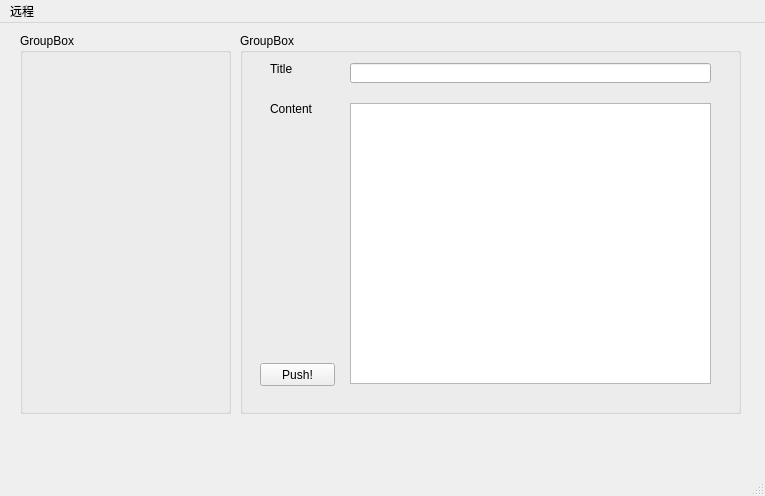
<?xml version="1.0" encoding="UTF-8"?>
<ui version="4.0">
 <class>MainWindow</class>
 <widget class="QMainWindow" name="MainWindow">
  <property name="geometry">
   <rect>
    <x>0</x>
    <y>0</y>
    <width>765</width>
    <height>496</height>
   </rect>
  </property>
  <property name="windowTitle">
   <string>MainWindow</string>
  </property>
  <widget class="QWidget" name="centralWidget">
   <widget class="QGroupBox" name="groupBox">
    <property name="geometry">
     <rect>
      <x>20</x>
      <y>10</y>
      <width>211</width>
      <height>381</height>
     </rect>
    </property>
    <property name="title">
     <string>GroupBox</string>
    </property>
   </widget>
   <widget class="QGroupBox" name="groupBox_2">
    <property name="geometry">
     <rect>
      <x>240</x>
      <y>10</y>
      <width>501</width>
      <height>381</height>
     </rect>
    </property>
    <property name="title">
     <string>GroupBox</string>
    </property>
    <widget class="QLabel" name="label">
     <property name="geometry">
      <rect>
       <x>30</x>
       <y>30</y>
       <width>54</width>
       <height>12</height>
      </rect>
     </property>
     <property name="text">
      <string>Title</string>
     </property>
    </widget>
    <widget class="QLineEdit" name="lineTitle">
     <property name="geometry">
      <rect>
       <x>110</x>
       <y>30</y>
       <width>361</width>
       <height>20</height>
      </rect>
     </property>
    </widget>
    <widget class="QLabel" name="label_2">
     <property name="geometry">
      <rect>
       <x>30</x>
       <y>70</y>
       <width>54</width>
       <height>12</height>
      </rect>
     </property>
     <property name="text">
      <string>Content</string>
     </property>
    </widget>
    <widget class="QTextEdit" name="textContent">
     <property name="geometry">
      <rect>
       <x>110</x>
       <y>70</y>
       <width>361</width>
       <height>281</height>
      </rect>
     </property>
    </widget>
    <widget class="QPushButton" name="btnPush">
     <property name="geometry">
      <rect>
       <x>20</x>
       <y>330</y>
       <width>75</width>
       <height>23</height>
      </rect>
     </property>
     <property name="text">
      <string>Push!</string>
     </property>
    </widget>
   </widget>
  </widget>
  <widget class="QMenuBar" name="menuBar">
   <property name="geometry">
    <rect>
     <x>0</x>
     <y>0</y>
     <width>765</width>
     <height>23</height>
    </rect>
   </property>
   <widget class="QMenu" name="menu">
    <property name="title">
     <string>远程</string>
    </property>
    <addaction name="actionLogin"/>
    <addaction name="actionLogout"/>
   </widget>
   <addaction name="menu"/>
  </widget>
  <widget class="QStatusBar" name="statusBar"/>
  <action name="actionLogin">
   <property name="text">
    <string>Login</string>
   </property>
  </action>
  <action name="actionLogout">
   <property name="text">
    <string>Logout</string>
   </property>
  </action>
 </widget>
 <layoutdefault spacing="6" margin="11"/>
 <resources/>
 <connections>
  <connection>
   <sender>actionLogin</sender>
   <signal>triggered()</signal>
   <receiver>MainWindow</receiver>
   <slot>login()</slot>
   <hints>
    <hint type="sourcelabel">
     <x>-1</x>
     <y>-1</y>
    </hint>
    <hint type="destinationlabel">
     <x>382</x>
     <y>247</y>
    </hint>
   </hints>
  </connection>
  <connection>
   <sender>actionLogout</sender>
   <signal>triggered()</signal>
   <receiver>MainWindow</receiver>
   <slot>logout()</slot>
   <hints>
    <hint type="sourcelabel">
     <x>-1</x>
     <y>-1</y>
    </hint>
    <hint type="destinationlabel">
     <x>382</x>
     <y>247</y>
    </hint>
   </hints>
  </connection>
 </connections>
 <slots>
  <slot>login()</slot>
  <slot>logout()</slot>
 </slots>
</ui>
